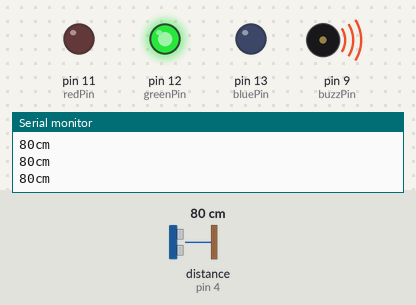
A sketch run on a simulated Arduino Uno, built with avr-gcc and run on an emulated ATmega328P. Parts: output pins drawn as LEDs (lit = HIGH), buzzer (waves = sounding), the last lines printed to the serial monitor. Wiring (inferred from the names in the program): ultrasonic range finder: trigger pin 2; echo pin 4. Inputs (shaded band) come from the test bench; at power-on: distance to the obstacle (sensor on pin 4) 80 cm. The echo pulse lasts 58.3 µs per cm; pins used as bus, display or sensor lines are not drawn.

Above: at 1.2 s.
1.3 s: distance to the obstacle (sensor on pin 4) set to 127 cm
2.8 s: distance to the obstacle (sensor on pin 4) set to 133 cm
At 3.5 s:
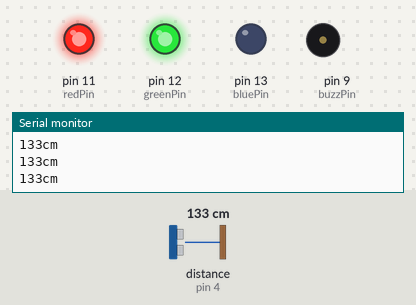
4.3 s: distance to the obstacle (sensor on pin 4) set to 250 cm
At 5.5 s:
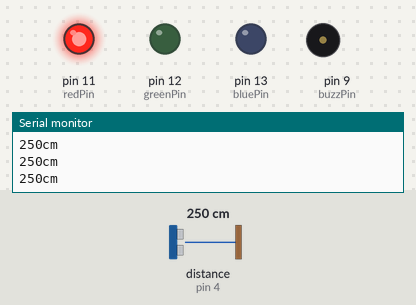
5.8 s: distance to the obstacle (sensor on pin 4) set to 2 cm
At 7.1 s:
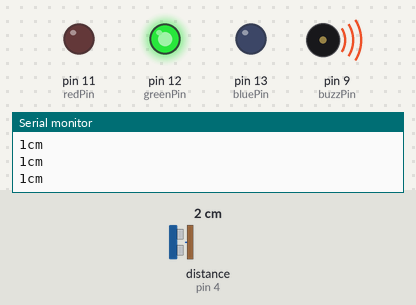
7.4 s: distance to the obstacle (sensor on pin 4) set to 299 cm
At 7.9 s:
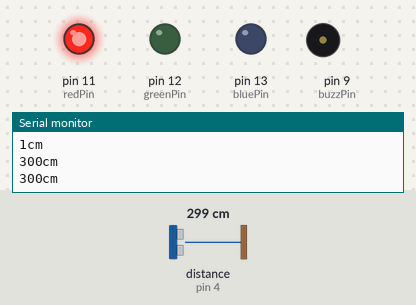
Timing chart, 0 to 9.9 s (numbered marks = the images above; inputs shaded):
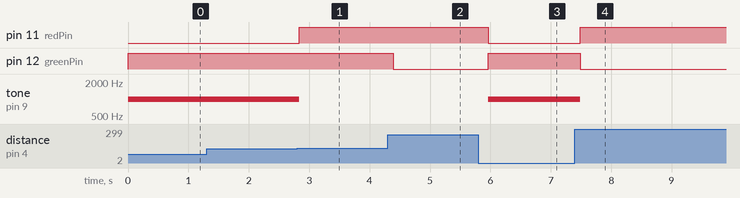

Measured:
- the behaviour switches between 129 and 130 cm on distance to the obstacle (sensor on pin 4) (found by bisection; images 0 and 1)
- after the input at 2.8 s, pin 11 (redPin): LOW → HIGH at once; tone on pin 9 (buzzPin): 1000 Hz → silent at once
- after the input at 4.3 s, pin 12 (greenPin): HIGH → LOW after 0.09 s
- after the input at 5.8 s, pin 11 (redPin): HIGH → LOW after 0.17 s; pin 12 (greenPin): LOW → HIGH after 0.17 s; tone on pin 9 (buzzPin): silent → 1000 Hz after 0.17 s
- after the input at 7.4 s, pin 11 (redPin): LOW → HIGH after 0.09 s; pin 12 (greenPin): HIGH → LOW after 0.09 s; tone on pin 9 (buzzPin): 1000 Hz → silent after 0.09 s

The sketch:

target-in-range.ino
```cpp
/************************************************************************/
/*                           PIN assignments                            */
/************************************************************************/

// Sonar Pins
const int trigPin   = 2;
const int echoPin   = 4;

// LED Pins
const int redPin    = 11;
const int greenPin  = 12;
const int bluePin   = 13;

// Buzzer
const int buzzPin   = 9;

/************************************************************************/
/*                     Device function definitions                      */
/************************************************************************/

// Sonar
int getDistance() {
  // establish variables for duration of the ping,
  // and the distance result in centimeters:
  long duration, centimeters;

  // The sensor is triggered by a HIGH pulse of 10 or more microseconds.
  // Give a short LOW pulse beforehand to ensure a clean HIGH pulse:
  pinMode(trigPin, OUTPUT);
  digitalWrite(trigPin, LOW);
  delayMicroseconds(2);
  digitalWrite(trigPin, HIGH);
  delayMicroseconds(10);
  digitalWrite(trigPin, LOW);

  // Read the signal from the sensor: a HIGH pulse whose
  // duration is the time (in microseconds) from the sending
  // of the ping to the reception of its echo off of an object.
  pinMode(echoPin, INPUT);
  duration = pulseIn(echoPin, HIGH);

  // The speed of sound is 340 m/s or 29 microseconds per centimeter.
  // The ping travels out and back, so to find the distance of the
  // object we take half of the distance travelled.
  centimeters = duration / 29 / 2;

  // display distance on Serial Monitor (when hooked up to a computer)
  Serial.print(centimeters);
  Serial.print("cm");
  Serial.println();

  return centimeters;
}

// Buzzer
void buzzEnable(void) {
  tone(buzzPin,1000);
}

void buzzDisable(void) {
  // turn off the buzzer (called when target is out of range)
  noTone(buzzPin);
}

// LED
int LEDColor(int distance) {
  if (distance >= 200) {
    // RED is represented by 2
    return 2;
  }
  else if (distance >= 130) {
    // YELLOW is represented by 1
    return 1;
  }
  else {
    // GREEN is represented by 0
    return 0;
  }
}

void turnOnLED(int color) {
  switch(color){
    case 0:
      // GREEN
      digitalWrite(redPin, LOW);
      digitalWrite(bluePin, LOW);
      digitalWrite(greenPin, HIGH);
      buzzEnable();
      break;
    case 1:
      // YELLOW
      digitalWrite(redPin, HIGH);
      digitalWrite(bluePin, LOW);
      digitalWrite(greenPin, HIGH);
      buzzDisable();
      break;
    case 2:
      // RED
      digitalWrite(redPin, HIGH);
      digitalWrite(bluePin, LOW);
      digitalWrite(greenPin, LOW);
      buzzDisable();
      break;
  }
}

/************************************************************************/
/*                           SETUP function                             */
/************************************************************************/
void setup() {
  // initialize serial communication:
  Serial.begin(9600);

  // setup LED pins for output
  pinMode(redPin, OUTPUT);
  pinMode(bluePin, OUTPUT);
  pinMode(greenPin, OUTPUT);

  // setup Buzzer pin for output
  pinMode(buzzPin, OUTPUT);
}

/************************************************************************/
/*                           MAIN loop                                  */
/************************************************************************/
void loop()
{
  // measure distance in cm
  int distance = getDistance();
  int color = LEDColor(distance);
  turnOnLED(color);

  delay(250);
}
```
